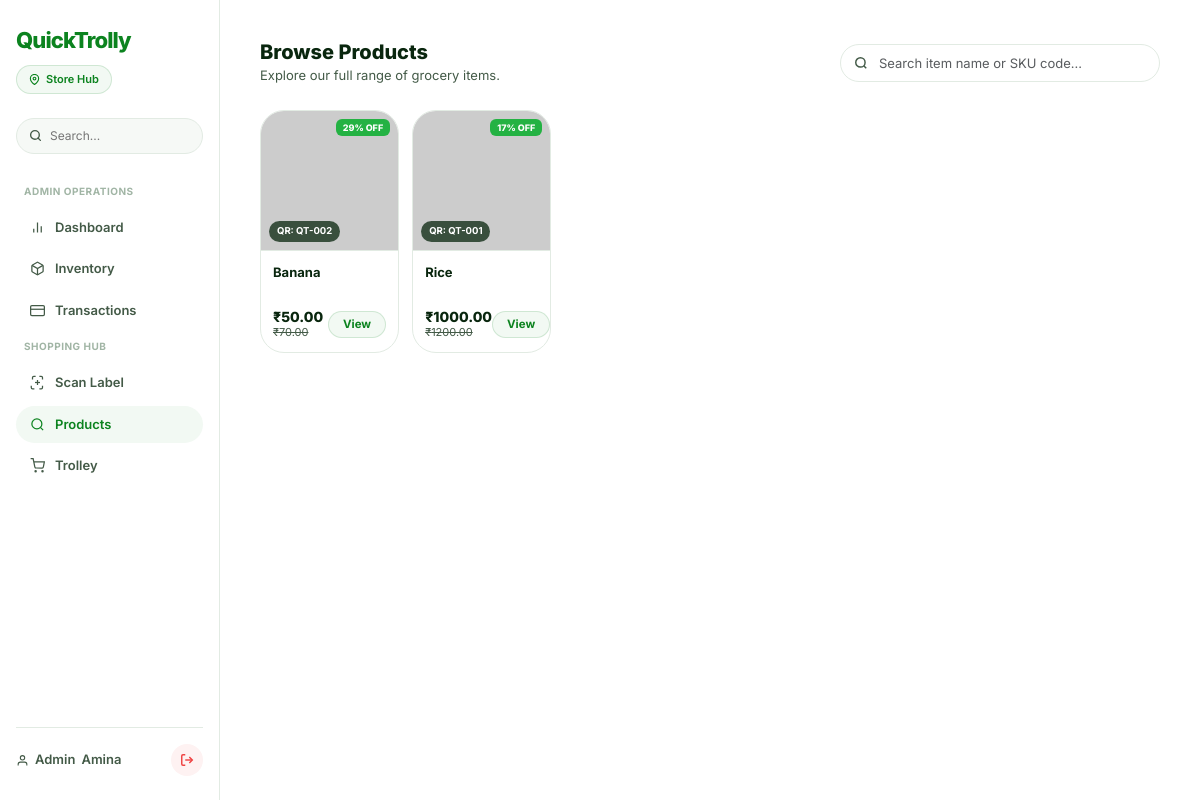
Screenshot of /products (signed in) with the database file from the repository.
### tables this page shows
CREATE TABLE products (
                id INTEGER PRIMARY KEY AUTOINCREMENT,
                name TEXT NOT NULL,
                price REAL NOT NULL,
                qr_code TEXT UNIQUE NOT NULL,
                image TEXT DEFAULT '',
                barcode_number TEXT UNIQUE,
                barcode_image TEXT DEFAULT NULL,
                created_at TIMESTAMP DEFAULT CURRENT_TIMESTAMP,
                updated_at TIMESTAMP DEFAULT NULL
            , original_price REAL DEFAULT 0.0);

### app.py (the view)
@app.route('/products')
@login_required
def view_products():
    products = db.get_all_products()
    return render_template('view_products.html', products=products)

### app.py (called while the page is built)
def login_required(f):
    @functools.wraps(f)
    def wrap(*args, **kwargs):
        if 'user_id' not in session:
            flash('Please log in to access this page.', 'warning')
            return redirect(url_for('login'))
        return f(*args, **kwargs)
    return wrap

### models.py (called while the page is built)
    def _row_to_dict(self, row):
        if row is None:
            return None
        return dict(row)

    def get_all_products(self):
        self.cursor.execute('SELECT * FROM products ORDER BY created_at DESC')
        rows = self.cursor.fetchall()
        products = []
        for row in rows:
            product = self._row_to_dict(row)
            product['_id'] = str(product['id'])
            products.append(product)
        return products

### templates/view_products.html (shortened to what this page needs)
{% extends "base.html" %}
{% block content %}
<div class="products-header">
    <div>
        <h2 style="font-weight: 800; font-size: 20px; color: var(--text-main); margin: 0 0 2px;">Browse Products</h2>
        <p style="margin: 0; color: var(--text-muted); font-size: 13px;">Explore our full range of grocery items.</p>
    </div>
    <div class="product-search">
        <input type="text" id="catalog-search" class="form-control" placeholder="Search item name or SKU code...">
    </div>
</div>
<div class="row g-3" id="products-grid">
    {% for product in products %}
    <div class="col-xl-2 col-lg-3 col-md-4 col-6" data-product-card>
        <a href="{{ url_for('product_details', product_id=product._id) }}" style="text-decoration: none; color: inherit; display: block; height: 100%;">
            <div class="catalog-shelf-card">
                <div class="catalog-image-viewport">
                    <img src="{{ product.image }}" class="catalog-img" alt="{{ product.name }}"
                         onerror="this.src='https://placehold.co/400x300/f6f9f6/a1b5a5?text=No+Image'">
                    <div class="catalog-card-badge">QR: {{ product.qr_code }}</div>
                    {% if product.original_price and product.original_price|float > product.price|float %}
                        {% set discount_pct = (((product.original_price|float - product.price|float) / product.original_price|float) * 100)|round|int %}
                        <div class="catalog-discount-badge">{{ discount_pct }}% OFF</div>
                    {% endif %}
                </div>
                <div class="catalog-body-panel">
                    <p class="catalog-item-name" title="{{ product.name }}">{{ product.name }}</p>
                    <div class="catalog-footer-row">
                        <div class="catalog-price-container">
                            <span class="catalog-item-price">₹{{ "%.2f"|format(product.price) }}</span>
                            {% if product.original_price and product.original_price|float > product.price|float %}
                                <span class="catalog-item-mrp">₹{{ "%.2f"|format(product.original_price) }}</span>
                            {% endif %}
                        </div>
                        <button class="catalog-view-btn" type="button" style="pointer-events: none;">
                            View
                        </button>
                    </div>
                </div>
            </div>
        </a>
    </div>
    {% endfor %}
</div>
{% endblock %}

### templates/base.html (shortened to what this page needs)
<!DOCTYPE html>
<html lang="en">
<head>
    <link href="https://cdn.jsdelivr.net/npm/bootstrap@5.3.0/dist/css/bootstrap.min.css" rel="stylesheet">
</head>
<body>
{% include "_navbar.html" %}
<div class="app-view-wrapper">
    <div class="app-main-viewport">
        {% block content %}{% endblock %}
    </div>
</div>
</body>
</html>

### templates/_navbar.html (shortened to what this page needs)
<nav class="market-header">
    <div class="brand-wrapper-context">
        <a class="market-brand" href="{{ url_for('index') }}">
            <span class="market-brand-title">QuickTrolly</span>
        </a>
        {% if session.get('user_id') %}
        <div class="store-pill" onclick="refreshLocation()">
            <svg width="11" height="11" viewBox="0 0 24 24" fill="none" stroke="currentColor" stroke-width="2.5" stroke-linecap="round" stroke-linejoin="round"><path d="M21 10c0 7-9 13-9 13s-9-6-9-13a9 9 0 0 1 18 0z"/><circle cx="12" cy="10" r="3"/></svg>
            <span id="store-location-id">Connecting...</span>
        </div>
        {% endif %}
    </div>
    {% if session.get('user_id') %}
        <div class="inventory-search-wrap">
            <div class="inventory-search-inner">
                <svg width="13" height="13" viewBox="0 0 24 24" fill="none" stroke="currentColor" stroke-width="2.5" stroke-linecap="round" stroke-linejoin="round"><circle cx="11" cy="11" r="8"/><line x1="21" y1="21" x2="16.65" y2="16.65"/></svg>
                <input type="text" placeholder="Search...">
            </div>
        </div>
        <div class="desktop-nav-menu-links">
            {% if session.get('role') == 'admin' %}
                <div class="drawer-section-title">Admin Operations</div>
                <a href="{{ url_for('admin_dashboard') }}" class="drawer-link" data-nav-link>
                    <svg width="15" height="15" viewBox="0 0 24 24" fill="none" stroke="currentColor" stroke-width="2"><line x1="18" y1="20" x2="18" y2="10"/><line x1="12" y1="20" x2="12" y2="4"/><line x1="6" y1="20" x2="6" y2="14"/></svg>
                    Dashboard
                </a>
                <a href="{{ url_for('admin_products') }}" class="drawer-link" data-nav-link>
                    Inventory
                </a>
                <a href="{{ url_for('admin_transactions') }}" class="drawer-link" data-nav-link>
                    <svg width="15" height="15" viewBox="0 0 24 24" fill="none" stroke="currentColor" stroke-width="2"><rect x="1" y="4" width="22" height="16" rx="2" ry="2"/><line x1="1" y1="10" x2="23" y2="10"/></svg>
                    Transactions
                </a>
            {% endif %}
            <div class="drawer-section-title">Shopping Hub</div>
            <a href="{{ url_for('scanner') }}" class="drawer-link" data-nav-link>
                Scan Label
            </a>
            <a href="{{ url_for('view_products') }}" class="drawer-link" data-nav-link>
                <svg width="15" height="15" viewBox="0 0 24 24" fill="none" stroke="currentColor" stroke-width="2"><circle cx="11" cy="11" r="8"/><line x1="21" y1="21" x2="16.65" y2="16.65"/></svg>
                Products
            </a>
            <a href="{{ url_for('cart') }}" class="drawer-link" data-nav-link>
                <svg width="15" height="15" viewBox="0 0 24 24" fill="none" stroke="currentColor" stroke-width="2"><circle cx="9" cy="21" r="1"/><circle cx="20" cy="21" r="1"/><path d="M1 1h4l2.68 13.39a2 2 0 0 0 2 1.61h9.72a2 2 0 0 0 2-1.61L23 6H6"/></svg>
                Trolley
            </a>
        </div>
        <div class="header-actions-panel">
            <span class="shopper-identity">
                <svg width="13" height="13" viewBox="0 0 24 24" fill="none" stroke="currentColor" stroke-width="2"><path d="M20 21v-2a4 4 0 0 0-4-4H8a4 4 0 0 0-4 4v2"/><circle cx="12" cy="7" r="4"/></svg>
                <span>{{ session.get('name').split()[0] if session.get('name') else 'User' }}</span>
             Amina     </span>
            <a href="{{ url_for('logout') }}" class="btn-desktop-logout" title="Sign Out">
                <svg width="14" height="14" viewBox="0 0 24 24" fill="none" stroke="currentColor" stroke-width="2.5"><path d="M9 21H5a2 2 0 0 1-2-2V5a2 2 0 0 1 2-2h4"/><polyline points="16 17 21 12 16 7"/><line x1="21" y1="12" x2="9" y2="12"/></svg>
            </a>
        </div>
    {% else %}
        <div class="auth-desktop-stack">
            <a href="{{ url_for('login') }}" class="drawer-link">Sign In</a>
            <a href="{{ url_for('signup') }}" class="btn btn-market-solid py-2 text-white">Register</a>
        </div>
    {% endif %}
</nav>

### templates/base.html (style rules this page uses)
:root { --supermarket-green: #0C831F; --supermarket-green-dark: #075E14; --supermarket-green-light: #F2F9F3; --supermarket-green-border: rgba(12, 131, 31, 0.15); --alert-red: #ef4444; --alert-red-light: #fef2f2; --canvas-white: #ffffff; --aisle-gray: #f6f9f6; --border-flat: #e2ebe3; --border-focus: #0C831F; --text-main: #09260E; --text-muted: #435A47; --text-sub: #A1B5A5; --radius-pill: 999px; --radius-box: 24px; --sidebar-width: 220px; --mobile-nav-height: 56px; }
*, *::before, *::after { box-sizing: border-box; margin: 0; padding: 0; box-shadow: none !important; text-shadow: none !important; font-family: 'Inter', -apple-system, BlinkMacSystemFont, sans-serif !important; }
html, body { width: 100%; min-height: 100vh; background-color: var(--canvas-white); color: var(--text-main); font-size: 13px; line-height: 1.5; -webkit-font-smoothing: antialiased; }
a { text-decoration: none; color: inherit; }
.market-header { position: fixed; top: 0; bottom: 0; left: 0; width: var(--sidebar-width); background: var(--canvas-white); display: flex; flex-direction: column; align-items: stretch; padding: 24px 16px; z-index: 1000; gap: 20px; border-right: 1px solid var(--border-flat); }
.brand-wrapper-context { display: flex; flex-direction: column; gap: 8px; }
.market-brand { display: flex; align-items: center; }
.market-brand-title { color: var(--supermarket-green); font-weight: 800; font-size: 22px; letter-spacing: -0.04em; }
.store-pill { display: inline-flex; align-items: center; gap: 6px; width: fit-content; background: var(--supermarket-green-light); border: 1px solid var(--supermarket-green-border); border-radius: var(--radius-pill); padding: 5px 12px; color: var(--supermarket-green); font-size: 11px; font-weight: 600; cursor: pointer; }
.inventory-search-wrap { width: 100%; margin: 4px 0; }
.inventory-search-inner { display: flex; align-items: center; gap: 8px; background: var(--aisle-gray); border: 1px solid var(--border-flat); padding: 8px 12px; border-radius: var(--radius-pill); }
.inventory-search-inner input { background: transparent; border: none; outline: none; font-size: 12px; color: var(--text-main); width: 100%; }
.inventory-search-inner svg { color: var(--text-muted); flex-shrink: 0; }
.desktop-nav-menu-links { display: flex; flex-direction: column; gap: 4px; flex: 1; }
.header-actions-panel { display: flex; align-items: center; justify-content: space-between; padding-top: 16px; border-top: 1px solid var(--border-flat); margin-top: auto; }
.shopper-identity { display: flex; align-items: center; gap: 6px; font-weight: 600; color: var(--text-muted); }
.btn-desktop-logout { color: var(--alert-red); display: flex; align-items: center; justify-content: center; width: 32px; height: 32px; border-radius: 50%; background: var(--alert-red-light); }
.drawer-section-title { font-size: 10px; font-weight: 700; color: var(--text-sub); text-transform: uppercase; letter-spacing: .05em; padding: 6px 8px; }
.drawer-link { display: flex; align-items: center; gap: 10px; padding: 9px 14px; color: var(--text-muted); font-weight: 600; font-size: 13px; border-radius: var(--radius-pill); transition: all 0.1s ease; }
.drawer-link:hover, .drawer-link.active { background: var(--supermarket-green-light); color: var(--supermarket-green); }
.app-view-wrapper { padding-left: var(--sidebar-width); min-height: 100vh; background: var(--canvas-white); }
.app-main-viewport { width: 100%; padding: 40px; max-width: 1200px; margin: 0 auto; }

### rows the page displays
products: qr_code "QT-002", discount_pct "29", name "Banana", price "50.00", original_price "70.00"
products: qr_code "QT-001", discount_pct "17", name "Rice", price "1000.00", original_price "1200.00"

### other values shown
{{ session.get('name').split()[0] if session.get('name') else 'User' }} "Admin"
